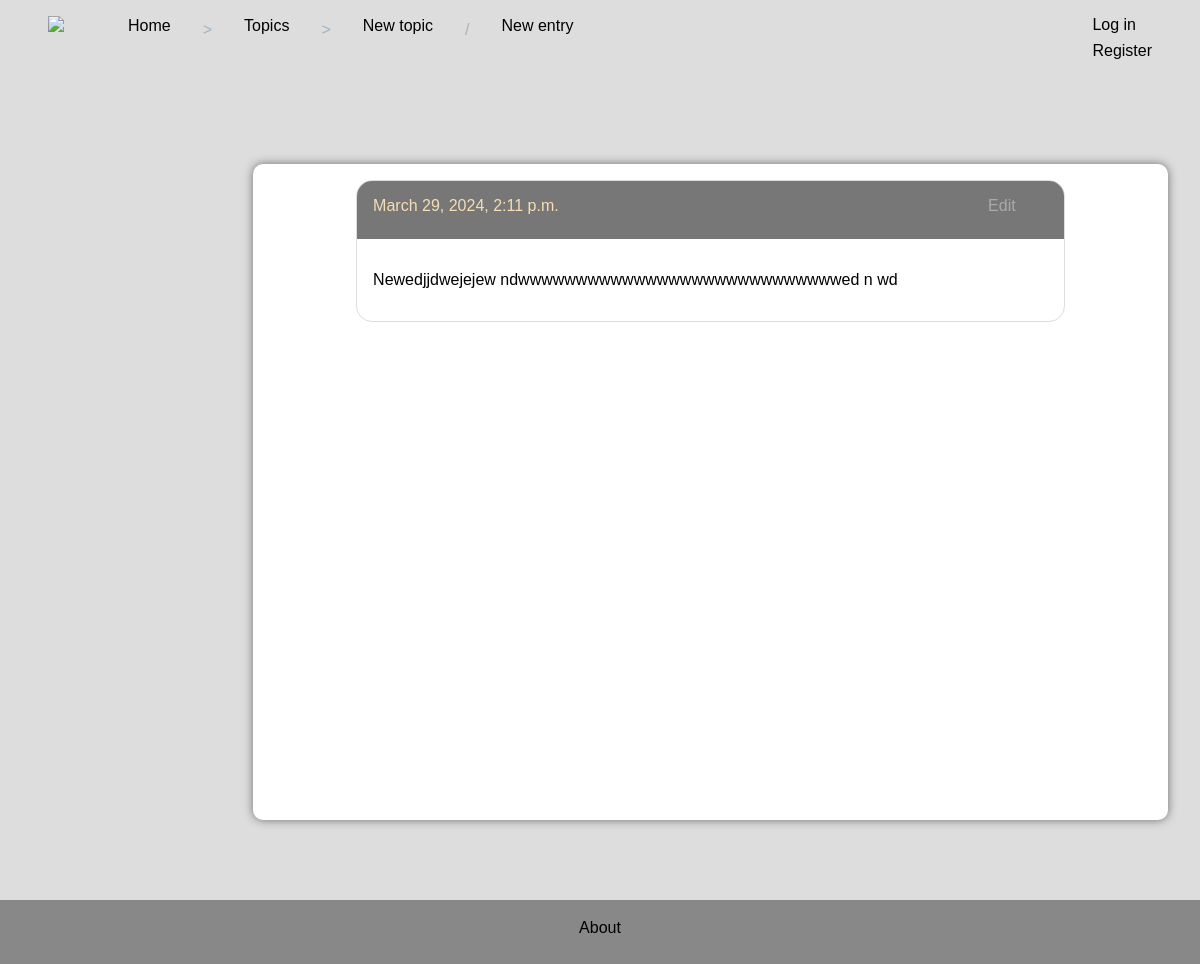
Before: /blog/topics/1/ with the older database file.
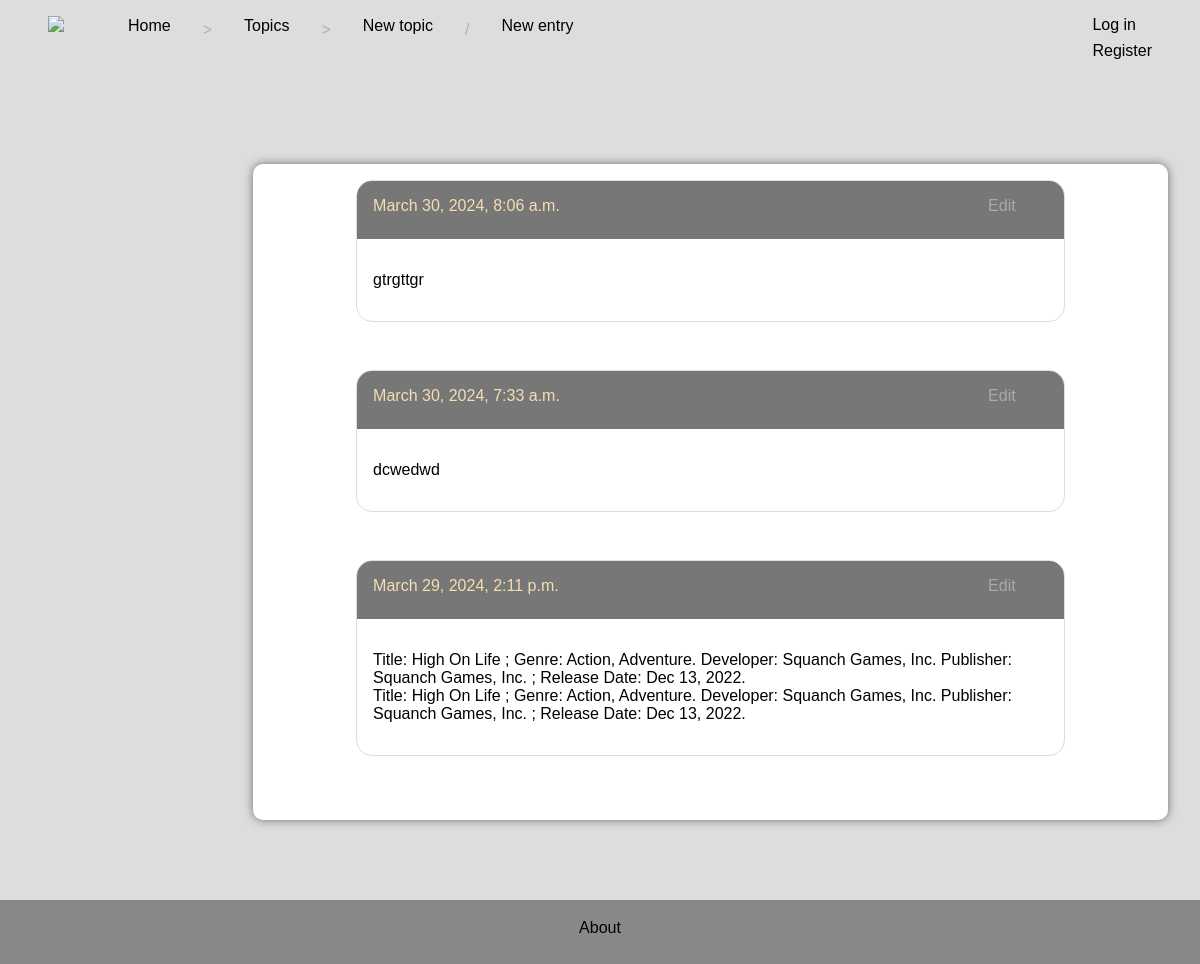
After: the same page with the newer database file.
### blog/models.py (models this page shows, shortened)
class Entry(models.Model):
    text = models.TextField()
    topic = models.ForeignKey(Topic, on_delete=models.CASCADE,related_name='entries')
    date_added = models.DateTimeField(auto_now_add=True)
    scores = models.BigIntegerField(null=True)
    score_num = models.IntegerField(null=True)

### blog/views.py (the view)
# urls.py: path('topics/<int:topic_id>/', views.show_topic, name='show_topic'),
def show_topic(request, topic_id):
    topic = Topic.objects.get(pk=topic_id)
    entries = topic.entries.order_by('-date_added')
    return render(request, 'blog/show_topic.html', {
        'topic':topic,
        'entries':entries,
    })

### blog/templates/blog/show_topic.html (shortened to what this page needs)
{% extends 'blog/layout.html' %}
{% block header_content %}
    <a href="{% url 'blog:index' %}"> Home </a><span>></span>
    <a href="{% url 'blog:show_topic_list' %}"> Topics </a><span>></span>
    <a href="{% url 'blog:new_topic' %}"> New topic </a><span>/</span>
    <a href="{% url 'blog:new_entry' topic.id %}"> New entry</a>
{% endblock header_content %}
{% block main_content %}
    {% for entry in entries %}
    <div class="entry">
        <div class="entry-header">
           {{ entry.date_added }}
           <a href="{% url 'blog:edit_entry' entry.id %}">Edit</a>
        </div>
        <div class="entry-text">
           {{ entry.text|linebreaks }}
         </div>
    </div>
    {% empty %}
        <p> There are no entries yet </p>
    {% endfor %}
{% endblock main_content %}

Changed rows visible on the page:
added Entry: date_added "March 30, 2024, 8:06 a.m.", text "gtrgttgr"
added Entry: date_added "March 30, 2024, 7:33 a.m.", text "dcwedwd"
changed Entry: text "Newedjjdwejejew ndwwwwwwwwwwwwwwwwwwwwwwwwwwwwed n wd" → "Title: High On Life ; Genre: Action, Adventure. Developer: Squanch Games, Inc. Publisher: Squanch Games, Inc. ; Release Date: Dec 13, 2022. Title: High On Life ; Genre: Action, Adventure. Developer: Squanch Games, Inc. Publisher: Squanch Games, Inc. ; Release Date: Dec 13, 2022."
